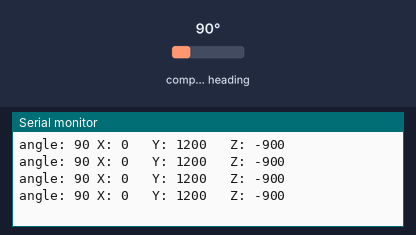
A sketch run on a simulated Arduino Uno, built with avr-gcc and run on an emulated ATmega328P. On the bench: the last lines printed to the serial monitor. The inputs (shaded band) are chosen by the test bench; at power-on: compass heading 90°.

Above: at 1.2 s.
1.3 s: compass heading set to 7°
At 1.72 s:
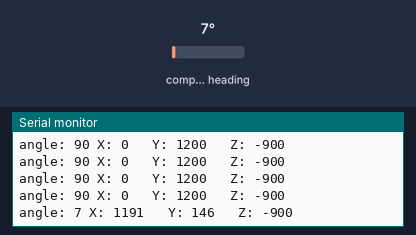
2.8 s: compass heading set to 180°
At 2.92 s:
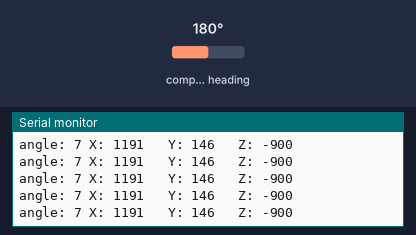
Timing chart, 0 to 5.8 s (numbered marks = the images above; inputs shaded):
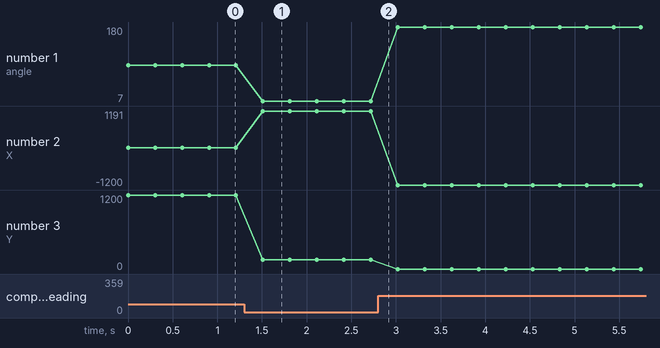

Measured:
- after the input at 1.3 s, the serial monitor: prints a new line after 0.21 s (image 1)
- plotted number 1: 90 → 7 after the input at 1.3 s, 7 → 180 after the input at 2.8 s
- plotted number 2: 0 → 1191 after the input at 1.3 s, 1191 → -1200 after the input at 2.8 s
- plotted number 3: 1200 → 146 after the input at 1.3 s

The sketch:

magnetometer.ino
```cpp
// I2C Library
#include <Wire.h>
// QMC5883L Compass Library
#include <QMC5883LCompass.h>

QMC5883LCompass compass;

void setup() {
  // Initialize the serial port.
  Serial.begin(9600);
  // Initialize I2C.
  Wire.begin();
  // Initialize the Compass.
  compass.init();
}

void loop() {
  int x, y, z;

  // Read compass values
  compass.read();

  x = compass.getX();
  y = compass.getY();
  z = compass.getZ();
  int az = atan2(x, y) * 180 / M_PI;
  Serial.print("angle: ");
  Serial.print(compass.getAzimuth());
  Serial.print(" X: ");
  Serial.print(x);
  Serial.print("   Y: ");
  Serial.print(y);
  Serial.print("   Z: ");
  Serial.println(z);

  delay(300);
}
```
